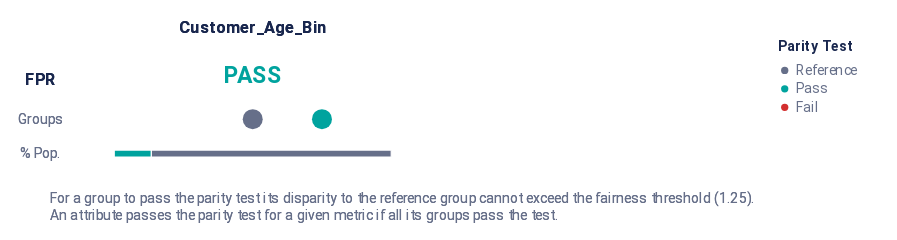

The code cell stored with this chart in its notebook:
### Markdown cell above
When compared to the previous value of recall, there is no drop in performance.

Let's observe the fairness audit:

### Code cell
audit_fixed.audit()
audit_fixed.summary_plot(fairness_metric)

### Figure 1 — Vega-Lite specification as saved in the notebook (floating-point values rounded to 4 significant figures)
{"config": {"view": {"continuousWidth": 400, "continuousHeight": 300, "strokeWidth": 0}, "legend": {"labelColor": "rgb(102, 111, 137)", "labelFont": "Roboto, Arial, sans-serif", "labelFontSize": 12, "rowPadding": 4, "symbolSize": 40, "titleBaseline": "top", "titleColor": "rgb(25, 39, 78)", "titleFont": "Roboto, Arial, sans-serif", "titleFontSize": 12, "titleFontWeight": "bold", "titlePadding": 8}}, "vconcat": [{"hconcat": [{"vconcat": [{"mark": {"type": "text", "align": "center", "baseline": "middle", "color": "rgb(25, 39, 78)", "font": "Roboto, Arial, sans-serif", "fontWeight": "bold", "size": 14}, "encoding": {"text": {"value": ""}}, "height": 19.5, "width": 32.0}, {"layer": [{"mark": {"type": "text", "align": "center", "baseline": "middle", "color": "rgb(25, 39, 78)", "font": "Roboto, Arial, sans-serif", "fontWeight": "bold", "size": 14}, "encoding": {"text": {"value": "FPR"}, "y": {"axis": {"domain": false, "grid": false, "labels": false, "ticks": false, "title": null}, "field": "y_position", "scale": {"domain": [3, 1]}, "type": "quantitative"}}, "transform": [{"calculate": "1.2", "as": "y_position"}]}, {"mark": {"type": "text", "align": "center", "baseline": "middle", "color": "rgb(102, 111, 137)", "font": "Roboto, Arial, sans-serif", "size": 12}, "encoding": {"text": {"value": "Groups"}, "y": {"axis": {"domain": false, "grid": false, "labels": false, "ticks": false, "title": null}, "field": "y_position", "scale": {"domain": [3, 1]}, "type": "quantitative"}}, "transform": [{"calculate": "2", "as": "y_position"}]}, {"mark": {"type": "text", "align": "center", "baseline": "middle", "color": "rgb(102, 111, 137)", "font": "Roboto, Arial, sans-serif", "size": 12}, "encoding": {"text": {"value": "% Pop."}, "y": {"axis": {"domain": false, "grid": false, "labels": false, "ticks": false, "title": null}, "field": "y_position", "scale": {"domain": [3, 1]}, "type": "quantitative"}}, "transform": [{"calculate": "2.7", "as": "y_position"}]}], "height": 84.5, "width": 32.0}], "bounds": "flush", "data": {"name": "data-79dd248bdaa0ea02c535240e8ad022c8"}, "spacing": 26.0}, {"hconcat": [{"vconcat": [{"data": {"name": "data-79dd248bdaa0ea02c535240e8ad022c8"}, "mark": {"type": "text", "align": "center", "baseline": "middle", "color": "rgb(25, 39, 78)", "font": "Roboto, Arial, sans-serif", "fontWeight": "bold", "size": 14}, "encoding": {"text": {"value": "Customer_Age_Bin"}}, "height": 19.5, "width": 240.0}, {"layer": [{"data": {"name": "data-126d4ae515fac080ab56453e43289c66"}, "mark": {"type": "text", "align": "center", "baseline": "middle", "font": "Roboto, Arial, sans-serif", "fontWeight": "bold", "size": 20}, "encoding": {"color": {"field": "parity_result", "legend": {"offset": 0, "padding": 20, "title": "Parity Test"}, "scale": {"domain": ["Reference", "Pass", "Fail"], "range": ["rgb(102, 111, 137)", "rgb(0, 163, 158)", "rgb(211, 47, 47)"]}, "type": "ordinal"}, "text": {"value": "PASS"}, "y": {"axis": {"domain": false, "grid": false, "labels": false, "ticks": false, "title": null}, "field": "y_position", "scale": {"domain": [3, 1]}, "type": "quantitative"}}, "transform": [{"calculate": "1", "as": "y_position"}]}, {"data": {"name": "data-87e19190d7e3a4f7eba06ad8eb87b4fa"}, "mark": {"type": "bar", "size": 6, "stroke": "white"}, "encoding": {"color": {"field": "fpr_parity_result", "legend": null, "scale": {"domain": ["Reference", "Pass", "Fail"], "range": ["rgb(102, 111, 137)", "rgb(0, 163, 158)", "rgb(211, 47, 47)"]}, "type": "ordinal"}, "tooltip": [{"field": "fpr_parity_result", "title": "Parity", "type": "nominal"}, {"field": "tooltip_group_size", "title": "Size", "type": "nominal"}, {"field": "tooltip_groups_name_size", "title": "Groups", "type": "nominal"}], "x": {"aggregate": "sum", "axis": {"domain": false, "grid": false, "labels": false, "ticks": false, "title": null}, "field": "group_size", "stack": "normalize", "type": "quantitative"}, "y": {"axis": {"domain": false, "grid": false, "labels": false, "ticks": false, "title": null}, "field": "y_position", "scale": {"domain": [3, 1]}, "type": "quantitative"}}, "transform": [{"calculate": "2.8", "as": "y_position"}]}, {"data": {"name": "data-88d9cb0c1583997f004517bb838cc82a"}, "mark": {"type": "circle", "opacity": 1}, "encoding": {"color": {"field": "fpr_parity_result", "legend": null, "scale": {"domain": ["Reference", "Pass", "Fail"], "range": ["rgb(102, 111, 137)", "rgb(0, 163, 158)", "rgb(211, 47, 47)"]}, "type": "ordinal"}, "size": {"value": 300}, "tooltip": [{"field": "attribute_value", "title": "Group", "type": "nominal"}, {"field": "tooltip_group_size", "title": "Group Size", "type": "nominal"}, {"field": "tooltip_parity_test_explanation_fpr", "title": "Parity Test", "type": "nominal"}, {"field": "tooltip_disparity_explanation_fpr", "title": "Disparity", "type": "nominal"}, {"field": "fpr", "format": ".2f", "title": "FPR", "type": "quantitative"}], "x": {"axis": {"domain": false, "grid": false, "labels": false, "ticks": false, "title": null}, "field": "fpr_disparity_rank", "scale": {"domain": [-2, 2], "nice": false}, "type": "quantitative"}, "y": {"axis": {"domain": false, "grid": false, "labels": false, "ticks": false, "title": null}, "field": "y_position", "scale": {"domain": [3, 1]}, "type": "quantitative"}}, "transform": [{"calculate": "2", "as": "y_position"}]}], "height": 84.5, "resolve": {"scale": {"x": "independent"}}, "width": 240.0}], "bounds": "flush", "spacing": 26.0}], "bounds": "flush", "spacing": 288.0}], "bounds": "flush", "spacing": 80.0}, {"layer": [{"mark": {"type": "text", "align": "left", "baseline": "top", "fill": "rgb(102, 111, 137)", "font": "Roboto, Arial, sans-serif", "fontSize": 12, "fontWeight": "normal"}, "encoding": {"text": {"value": "For a group to pass the parity test its disparity to the reference group cannot exceed the fairness threshold (1.25)."}, "x": {"value": 24.0}, "y": {"value": 0}}}, {"mark": {"type": "text", "align": "left", "baseline": "top", "fill": "rgb(102, 111, 137)", "font": "Roboto, Arial, sans-serif", "fontSize": 12, "fontWeight": "normal"}, "encoding": {"text": {"value": "An attribute passes the parity test for a given metric if all its groups pass the test."}, "x": {"value": 24.0}, "y": {"value": 15.0}}}], "data": {"name": "data-79dd248bdaa0ea02c535240e8ad022c8"}}], "padding": 15, "usermeta": {"embedOptions": {"scaleFactor": 5, "downloadFileName": "summary_chart"}}, "$schema": "https://vega.github.io/schema/vega-lite/v4.17.0.json", "datasets": {"data-79dd248bdaa0ea02c535240e8ad022c8": [{"a": 1, "b": 0}, {"a": 1, "b": 0}], "data-126d4ae515fac080ab56453e43289c66": [{"parity_result": "Pass"}], "data-87e19190d7e3a4f7eba06ad8eb87b4fa": [{"fpr_parity_result": "Pass", "attribute_name": "customer_age_bin", "total_entities": 15000, "group_size": 2010, "tooltip_groups_name_size": "1 (2,010)", "tooltip_group_size": "2,010 (13.40%)"}, {"fpr_parity_result": "Reference", "attribute_name": "customer_age_bin", "total_entities": 15000, "group_size": 12990, "tooltip_groups_name_size": "0 (12,990)", "tooltip_group_size": "12,990 (86.60%)"}], "data-88d9cb0c1583997f004517bb838cc82a": [{"attribute_name": "customer_age_bin", "attribute_value": "0", "group_size": 12990, "total_entities": 15000, "ref_group_value": "0", "fpr": 0.05304, "fpr_disparity": 1.0, "fpr_disparity_scaled": 0.0, "fpr_parity_result": "Reference", "tooltip_parity_test_explanation_fpr": "Reference group", "tooltip_disparity_explanation_fpr": "Reference group", "tooltip_group_size": "12,990 (86.60%)", "fpr_disparity_rank": 0.0, "group_size_formatted": "12,990", "tooltip_groups_name_size": "0 (12,990)"}, {"attribute_name": "customer_age_bin", "attribute_value": "1", "group_size": 2010, "total_entities": 15000, "ref_group_value": "0", "fpr": 0.05755, "fpr_disparity": 1.085, "fpr_disparity_scaled": 0.08515, "fpr_parity_result": "Pass", "tooltip_parity_test_explanation_fpr": "Pass. Below fairness threshold of 1.25", "tooltip_disparity_explanation_fpr": "1.09 times larger FPR than the reference group", "tooltip_group_size": "2,010 (13.40%)", "fpr_disparity_rank": 1.0, "group_size_formatted": "2,010", "tooltip_groups_name_size": "1 (2,010)"}]}}
